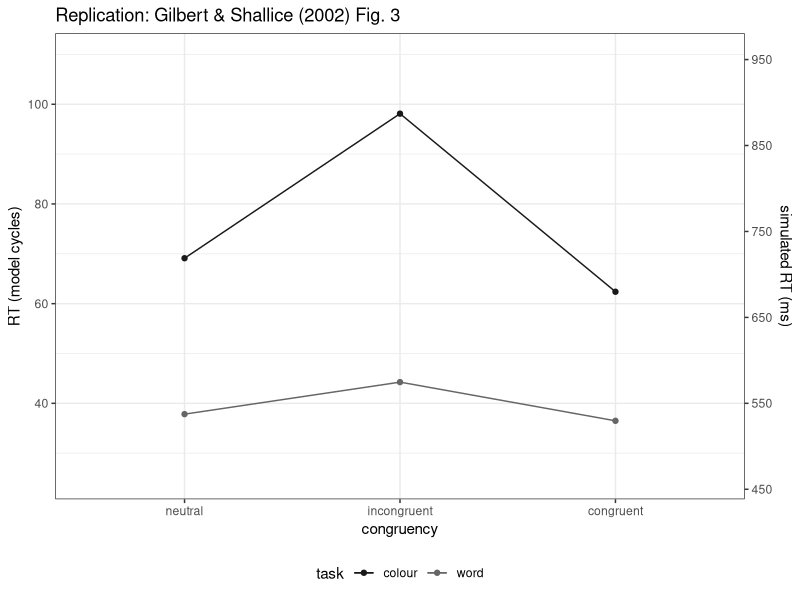

R code for this plot: (Note: this script raises an error after producing the figure.)

rm (list=ls())

library(ggplot2) # for graphs
#library(pastecs) # for descriptive statistics
#library(reshape2) # for transform
#library (plyr)
                                        # library(lsr) # for etaSquared

imageDirectory <- file.path(Sys.getenv("HOME"), "Dropbox", "PhD", "Thesis", "replication")

# see run_block for octave code that creates this matrix. column format:
labels.data = c("response", "correct", "RT")

# files created by simulation_fixedblocks. each condition created as separate matrix
colour.neutral <- read.delim("fig3_colour_neutral.txt", header=FALSE, sep=c("", ":"), col.names=labels.data)
colour.congruent <- read.delim("fig3_colour_congruent.txt", header=FALSE, sep=c("", ":"), col.names=labels.data)
colour.incongruent <- read.delim("fig3_colour_incongruent.txt", header=FALSE, sep=c("", ":"), col.names=labels.data)
word.neutral <- read.delim("fig3_word_neutral.txt", header=FALSE, sep=c("", ":"), col.names=labels.data)
word.congruent <- read.delim("fig3_word_congruent.txt", header=FALSE, sep=c("", ":"), col.names=labels.data)
word.incongruent <- read.delim("fig3_word_incongruent.txt", header=FALSE, sep=c("", ":"), col.names=labels.data)

# create some column headings
colour.neutral$congruency <- "neutral"
colour.neutral$task <- "colour"
word.neutral$congruency <- "neutral"
word.neutral$task <- "word"
colour.congruent$congruency <- "congruent"
colour.congruent$task <- "colour"
word.congruent$congruency <- "congruent"
word.congruent$task <- "word"
colour.incongruent$congruency <- "incongruent"
colour.incongruent$task <- "colour"
word.incongruent$congruency <- "incongruent"
word.incongruent$task <- "word"

fig3data <- rbind (colour.neutral, word.neutral, colour.congruent, word.congruent, colour.incongruent, word.incongruent)

    # change order to match gilbert & shallice
fig3data$congruency <- factor (fig3data$congruency, levels=c("neutral", "incongruent", "congruent"))


replication.fig3<- ggplot (fig3data,  aes(x=congruency, y=RT, group=task, colour=task))
replication.fig3 +
    # set the zoom on the graph without chucking away data (as setting limits would)
    coord_cartesian(ylim=c(25, 110)) +
    stat_summary(fun.y = mean, geom = "line", position = "dodge") +
    stat_summary(fun.y = mean, geom = "point") +
    stat_summary(fun.data = mean_cl_boot,
          geom = "errorbar",
#         position = position_dodge(width = 0.2),
          width = 0.2) + 
#      labs (x = "stimulus congruency", y = "Simulated RT (Cycles)") +
    ggtitle("Replication: Gilbert & Shallice (2002) Fig. 3") +
    theme_bw() + theme (legend.position="bottom") + 
    scale_colour_grey(start = 0.1, end = 0.4) +
    scale_y_continuous( name= "RT (model cycles)",
          sec.axis = sec_axis(~ . * 5.8 +  318, # transformed sec axis to perform regression equation
          name="simulated RT (ms)",
          breaks = c(450, 550, 650, 750, 850, 950), 
          labels = c("450", "550", "650", "750", "850", "950")))


imageFile <- file.path("~/Dropbox/PhD/Thesis/replication/", "fig3_replicated.png")
ggsave(filename=imageFile, width = 120, height = 100, units = "mm")
